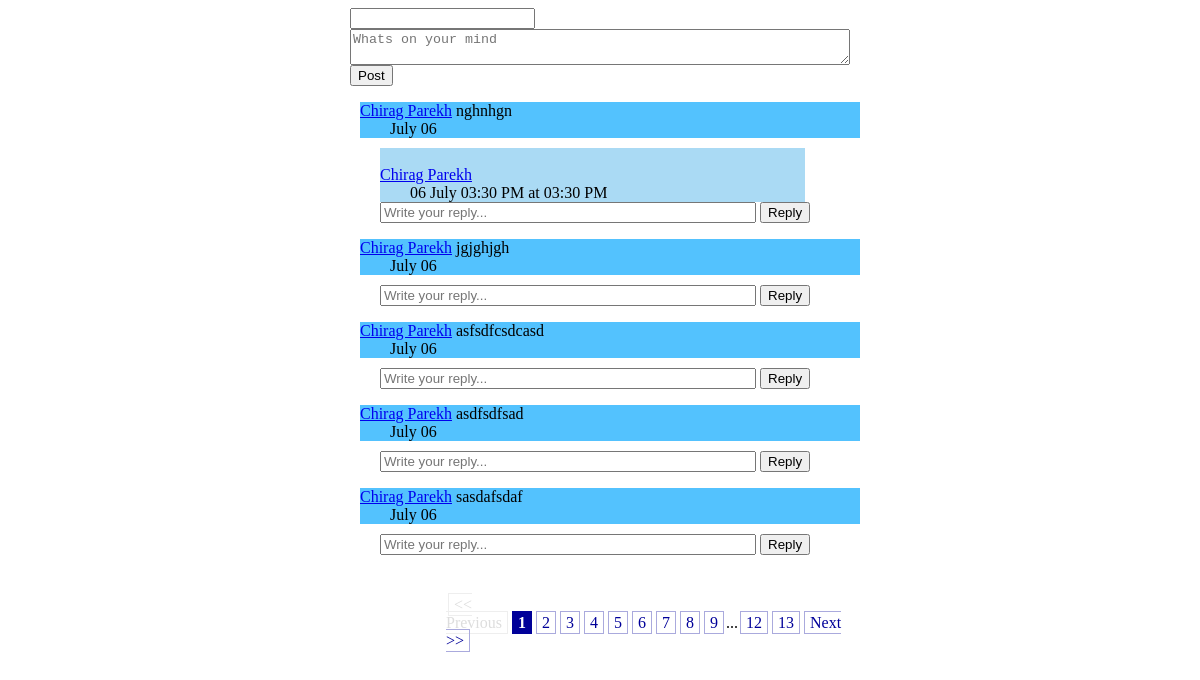
Screenshot of /blog.php with the database file from the repository.
### tables this page shows
CREATE TABLE IF NOT EXISTS `user_post` (
  `id` int(11) NOT NULL AUTO_INCREMENT,
  `user_id` int(11) NOT NULL,
  `post_content` text NOT NULL,
  `post_datetime` datetime NOT NULL,
  PRIMARY KEY (`id`)
);

CREATE TABLE IF NOT EXISTS `user_post_reply` (
  `id` int(11) NOT NULL AUTO_INCREMENT,
  `post_id` int(11) NOT NULL,
  `user_id` int(11) NOT NULL,
  `reply_content` text NOT NULL,
  `reply_datetime` datetime NOT NULL,
  `isapprove` char(1) NOT NULL DEFAULT '1',
  PRIMARY KEY (`id`)
);

### blog.php (the view, shortened to what this page needs)
<html>
    <head>
        <link href="css/pagination.css" rel="stylesheet" type="text/css" />
    </head>
    <body>
    <div id="content" style="width: 500px;margin:0px auto">
<form method="post" action="<?php echo $_SERVER['PHP_SELF']?>">
    <input type="text" name="user_id" />
    <br />
    <textarea id="post_content" name="post_content" style="width: 100%;" placeholder="Whats on your mind"></textarea>
    <input type="submit" name="submit" value="Post" />
</form>
<?php
	$tbl_name="user_post";
	$adjacents = 3;
	$query = "SELECT COUNT(*) as num FROM $tbl_name";
	$total_pages = mysql_fetch_array(mysql_query($query));
	$total_pages = $total_pages[num];
	$targetpage = "blog.php";
	$limit = 5;
	$page = $_GET['page'];
	if($page)
		$start = ($page - 1) * $limit;
	else
		$start = 0;
    $sql="select u.id as post_id,u.user_id as user_id,concat(ur.firstname,' ',ur.lastname) as user_name,u.post_content as post_content,u.post_datetime as post_datetime from $tbl_name u,user_registration ur where u.user_id=ur.id order by u.post_datetime desc LIMIT $start, $limit";
	$result = mysql_query($sql);
	if ($page == 0) $page = 1;
	$prev = $page - 1;
	$next = $page + 1;
	$lastpage = ceil($total_pages/$limit);
	$lpm1 = $lastpage - 1;
	$pagination = "";
	if($lastpage > 1)
	{
		$pagination .= "<div class=\"pagination\">";
		if ($page > 1)
			$pagination.= "<a href=\"$targetpage?page=$prev\"><< Previous</a>";
		else
			$pagination.= "<span class=\"disabled\"><< Previous</span>";
		if ($lastpage < 7 + ($adjacents * 2))
		{
			for ($counter = 1; $counter <= $lastpage; $counter++)
			{
				if ($counter == $page)
					$pagination.= "<span class=\"current\">$counter</span>";
				else
					$pagination.= "<a href=\"$targetpage?page=$counter\">$counter</a>";
			}
		}
		elseif($lastpage > 5 + ($adjacents * 2))
		{
			if($page < 1 + ($adjacents * 2))
			{
				for ($counter = 1; $counter < 4 + ($adjacents * 2); $counter++)
				{
					if ($counter == $page)
						$pagination.= "<span class=\"current\">$counter</span>";
					else
						$pagination.= "<a href=\"$targetpage?page=$counter\">$counter</a>";
				}
				$pagination.= "...";
				$pagination.= "<a href=\"$targetpage?page=$lpm1\">$lpm1</a>";
				$pagination.= "<a href=\"$targetpage?page=$lastpage\">$lastpage</a>";
			}
		}
		if ($page < $counter - 1)
			$pagination.= "<a href=\"$targetpage?page=$next\">Next >></a>";
		else
			$pagination.= "<span class=\"disabled\">Next >></span>";
		$pagination.= "</div>\n";
	}
?>
	<?php
		while($r = mysql_fetch_array($result)){
?>
    <div id="post">
        <div id="content" style="width: 100%;margin: 10px;background-color:#53C2FE ;">
            <a href="#"><?php echo $r["user_name"];?></a>
            <?php echo $r["post_content"];?><br />
            <div id="postDate" style="margin-left: 30px;">
                <?php
                $date = date('F d', strtotime($r["post_datetime"]));
                echo $date;
                ?>
            </div>
        </div>
        <div id="allreply" style="width: 85%;margin-left:30px;background-color:#AADAF4 ;">
            <?php
                $queryr="select upr.id as id,upr.post_id as post_id,upr.user_id as user_id,concat(ur.firstname,' ',ur.lastname) as user_name,upr.reply_content as reply_content,upr.reply_datetime as reply_datetime,upr.isapprove as isapprove from user_post_reply upr,user_registration ur where upr.user_id=ur.id and upr.post_id=".$r["post_id"];
                $replies=mysql_query($queryr);
                while($reply=mysql_fetch_array($replies)){
            ?>
                       <br /><a href="#"><?php echo $reply["user_name"];?></a>
                        <div id="replyDate" style="margin-left: 30px;">
                            <?php
                                $newDate = date('d F  h:i A', strtotime($reply["reply_datetime"]));
                                $newTime = date('h:i A', strtotime($reply["reply_datetime"]));
                            ?>
                            <?php echo $newDate.' at '.$newTime;?>
                        </div>
            <?php
                }
            ?>
        </div>
        <div id="reply" style="margin-left:30px">
            <form method="post" action="<?php echo $_SERVER['PHP_SELF'].'?'.$_SERVER['QUERY_STRING']?>">
                <input type="text" name="reply_content" style="width:80%" placeholder="Write your reply..." />
                <input type="submit" name="submitreply<?php echo $r["post_id"];?>" value="Reply" />
            </form>
        </div>
    </div>
<?php
		}
	?>
<?=$pagination?>
    </div>
    </body>
</html>

### css/pagination.css (style rules this page uses)
div.pagination { padding-top: 25px; padding-left: 96px; }
div.pagination a { padding: 2px 5px 2px 5px; margin: 2px; border: 1px solid #AAAADD; text-decoration: none; color: #000099; }
div.pagination span.current { padding: 2px 5px 2px 5px; margin: 2px; border: 1px solid #000099; font-weight: bold; background-color: #000099; color: #FFF; }
div.pagination span.disabled { padding: 2px 5px 2px 5px; margin: 2px; border: 1px solid #EEE; color: #DDD; }

### rows the page displays
user_post: user_name "Chirag Parekh", post_content "nghnhgn", post_datetime "July 06"
user_post_reply: user_name "Chirag Parekh", reply_datetime "06 July 03:30 PM", reply_datetime "03:30 PM"
user_post: user_name "Chirag Parekh", post_content "jgjghjgh", post_datetime "July 06"
user_post: user_name "Chirag Parekh", post_content "asfsdfcsdcasd", post_datetime "July 06"
user_post: user_name "Chirag Parekh", post_content "asdfsdfsad", post_datetime "July 06"
user_post: user_name "Chirag Parekh", post_content "sasdafsdaf", post_datetime "July 06"

### other values shown
$lpm1 "12"
$lastpage "13"
